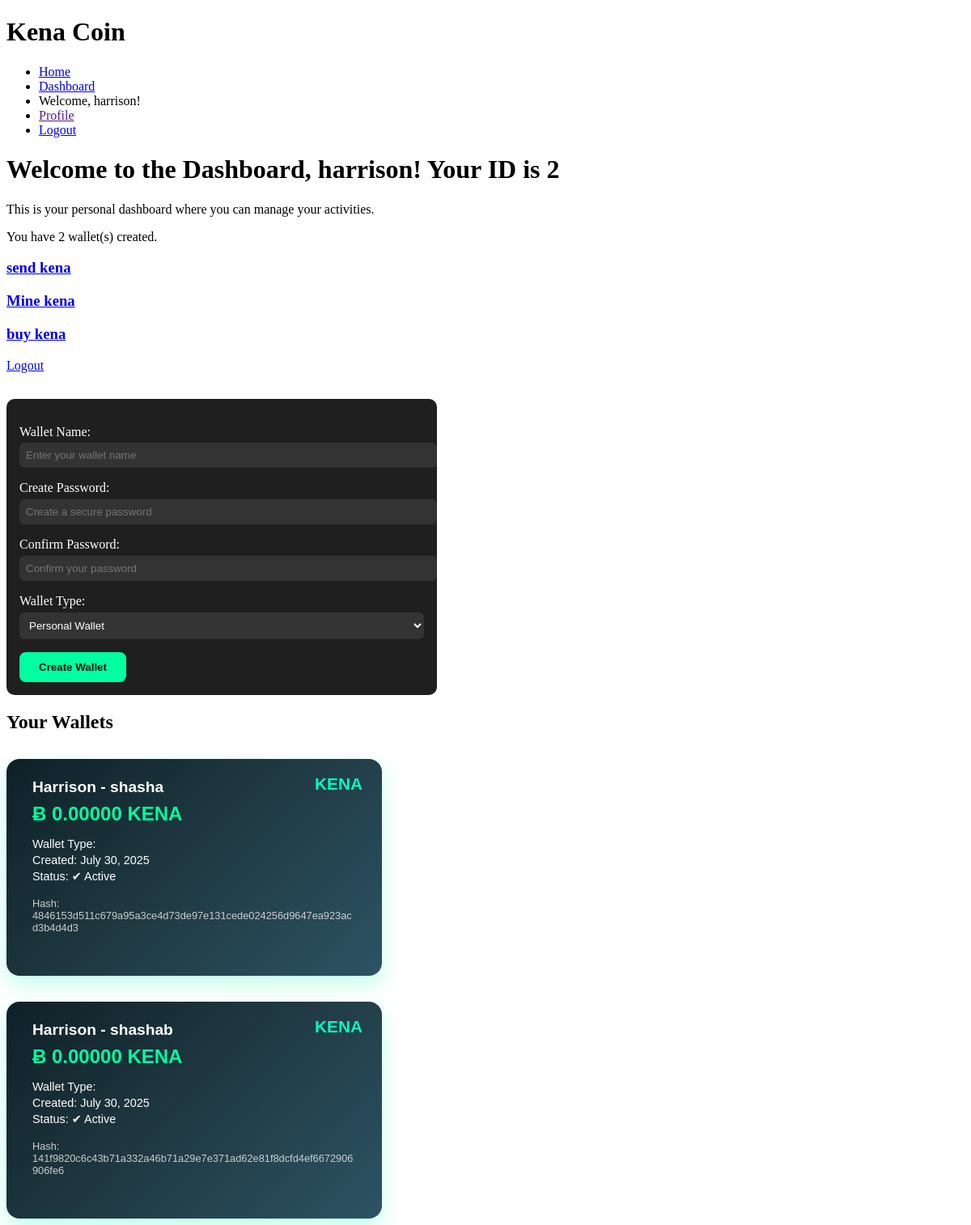
The app's page /dashboard/ (signed in) with its own data.
### coin/models.py (models this page shows, shortened)
class CustomUser(AbstractUser):
    private_key = models.TextField(unique=True, null=True, blank=True)
    public_key = models.TextField(unique=True, null=True, blank=True)
    flag = models.IntegerField(default=1)
    status = models.BooleanField(default=1)

class Wallet(models.Model):
    user = models.ForeignKey(settings.AUTH_USER_MODEL, on_delete=models.CASCADE)
    coin = models.ForeignKey(Coin, null=True, on_delete=models.CASCADE)
    name = models.CharField(max_length=200)
    amount = models.DecimalField(max_digits=20, decimal_places=5)
    value = models.DecimalField(max_digits=20, decimal_places=2)
    password = models.CharField(max_length=200, null=True, blank=True)
    wallettype = models.CharField(max_length=20, default='personal')
    hash = models.CharField(max_length=64, unique=True)
    flag = models.IntegerField(default=1)
    status = models.IntegerField(default=1)
    created_at = models.DateTimeField(auto_now_add=True)

### coin/views.py (the view)
# urls.py: path('dashboard/', views.dashboard, name='dashboard'),
def dashboard(request):
    if request.user.is_authenticated:
        user = request.user
        form = forms.WalletForm()
        if request.method == 'POST':
            form = forms.WalletForm(request.POST)
            if form.is_valid():
                name = form.cleaned_data['name']
                walletType = form.cleaned_data['walletType']
                password = make_password(form.cleaned_data['password'])
                data = {
                    "name": name,
                    "password": form.cleaned_data['password'],
                    "walletType": walletType,
                    "private_key": checkKey(user.private_key)
                }
                hasher = blockchain.CalculateHash(data)
                hash_value = hasher.calculate()
                wallet = Wallet(
                    user=request.user,
                    name=name,
                    amount= 0,  # Initial amount can be set to 0 or any other value
                    value= 0,  # Initial value can be set to 0 or any other value
                    hash=hash_value,
                    password=password,
                    wallettype=walletType,
                )
                wallet.save()
                return redirect('dashboard')
        else:
            form = forms.WalletForm()
            wallets = Wallet.objects.filter(user=request.user)
        return render(request, 'coin/dashboard.html', {'user': request.user, 'form': form, 'wallets': wallets})
    else:
        return redirect('login')

### coin/forms.py
class WalletForm(forms.Form):
    name = forms.CharField(label="Wallet Name", max_length=100, widget=forms.TextInput(attrs={
        'placeholder': 'Enter your wallet name',
        'required': True,
        'id': 'walletName'
    }))
    password = forms.CharField(label="Create Password", widget=forms.PasswordInput(attrs={
        'placeholder': 'Create a secure password',
        'required': True,
        'id': 'password'
    }))
    confirmPassword = forms.CharField(label="Confirm Password", widget=forms.PasswordInput(attrs={
        'placeholder': 'Confirm your password',
        'required': True,
        'id': 'confirmPassword'
    }))
    walletType = forms.ChoiceField(label="Wallet Type", choices=WALLET_CHOICES, widget=forms.Select(attrs={
        'required': True,
        'id': 'walletType'
    }))

### coin/templates/coin/dashboard.html (shortened to what this page needs)
{% extends 'coin/base.html' %}
{% block content %}
    <div class="container">
    <h1>Welcome to the Dashboard, {{ user.username }}! Your ID is {{ user.id }}</h1>
    <p>This is your personal dashboard where you can manage your activities.</p>
      {% if wallets %}
        <p>You have {{ wallets|length }} wallet(s) created.</p>
        <h3> <a href="{% url 'send_kena' %}"> send kena</a></h3>
        <h3> <a href="{% url 'mine_kena' %}"> Mine kena</a></h3>
        <h3> <a href="#">buy kena</a></h3>
      {% else %}
        <p>You have no wallets yet. Create one to start managing your KENA!</p>
      {% endif %}
    <p><a href="/logout">Logout</a></p>
    </div>
    <div class="form-container">
        <form action="" method="POST">
            <div class="form-group">
                {{ form.name.label_tag }}
                {{ form.name }}
            </div>
            <div class="form-group">
                {{ form.password.label_tag }}
                {{ form.password }}
            </div>
            <div class="form-group">
                {{ form.confirmPassword.label_tag }}
                {{ form.confirmPassword }}
            </div>
            <div class="form-group">
                {{ form.walletType.label_tag }}
                {{ form.walletType }}
            </div>
            <button type="submit" class="btn">Create Wallet</button>
        </form>
    </div>
    {% if wallets %}
        <h2>Your Wallets</h2>
        <div class="wallets-container">
            {% for wallet in wallets %}
                <div class="wallet-card">
                    <div class="logo">KENA</div>
                    <div class="wallet-owner">{{ wallet.user.username|title }} - {{ wallet.name}}</div>
                    <div class="wallet-balance">Ƀ {{ wallet.amount }} KENA</div>
                    <div class="wallet-details">
                        Wallet Type: {{ wallet.Wallettype }}<br />
                        Created: {{ wallet.created_at|date:"F j, Y" }}<br />
                        {% if wallet.status == 1 %}
                            Status: ✔ Active
                        {% else %}
                            Status: ✘ Inactive
                        {% endif %}
                    </div>
                    <div class="public-key">
                        Hash:<br />
                        {{ wallet.hash }}
                    </div>
                </div>
            {% endfor %}
        </div>
    {% else %}
        <p>No wallets found. Create a new wallet to get started!</p>
    {% endif %}
{% endblock %}

### coin/templates/coin/base.html (shortened to what this page needs)
<!DOCTYPE html>
<html lang="en">
<head>
</head>
<body>
     <div class="">
        <header>
            <h1>Kena Coin</h1>
            <nav>
                <ul>
                    <li><a href="{% url 'home' %}">Home</a></li>
                    <li><a href="{% url 'dashboard' %}">Dashboard</a></li>
                    {% if user.is_authenticated %}
                        <li>Welcome, {{ user.username }}!</li>
                        <li><a href="">Profile</a></li>
                        <li><a href="{% url 'logout' %}">Logout</a></li>
                    {% else %}
                        <li><a href="{% url 'login' %}">Login</a></li>
                        <li><a href="{% url 'register' %}">Register</a></li>
                    {% endif %}
                </ul>
            </nav>
        {% block content %}
        {% endblock %}
     </div>
</body>
</html>

### coin/templates/coin/base.html (style rules this page uses)
.wallet-card { background: linear-gradient(135deg, #0f2027, #203a43, #2c5364); color: #fff; width: 400px; height: 220px; border-radius: 16px; padding: 1.5rem 2rem; box-shadow: 0 10px 25px rgba(0, 255, 170, 0.25); font-family: 'Poppins', sans-serif; position: relative; margin-top: 2rem; }
.wallet-card .logo { position: absolute; top: 1.2rem; right: 1.5rem; font-size: 1.3rem; font-weight: bold; color: #00ffbf; }
.wallet-card .wallet-owner { font-size: 1.2rem; margin-bottom: 0.5rem; font-weight: 600; }
.wallet-card .wallet-balance { font-size: 1.5rem; margin: 0.5rem 0; color: #00ffa1; font-weight: bold; }
.wallet-card .wallet-details { font-size: 0.9rem; line-height: 1.4; margin-top: 0.8rem; }
.wallet-card .public-key { font-size: 0.8rem; word-break: break-word; margin-top: 1rem; color: #ccc; }
.form-container { margin-top: 2rem; padding: 1rem; background: #1f1f1f; border-radius: 10px; color: #fff; max-width: 500px; }
.form-group label { display: block; margin-top: 1rem; margin-bottom: 0.3rem; }
.form-group input, .form-group select { width: 100%; padding: 0.5rem; border-radius: 6px; border: none; background: #333; color: white; }
.btn { margin-top: 1rem; padding: 0.7rem 1.5rem; background: #00ffa1; border: none; border-radius: 8px; font-weight: bold; cursor: pointer; color: #111; }

### records on screen
CustomUser: username "harrison", id "2"
Wallet: user.username "Harrison", name "shasha", amount "0.00000", created_at "July 30, 2025", status "Status: ✔ Active", hash "4846153d511c679a95a3ce4d73de97e131cede024256d9647ea923acd3b4d4d3"
Wallet: user.username "Harrison", name "shashab", amount "0.00000", created_at "July 30, 2025", status "Status: ✔ Active", hash "141f9820c6c43b71a332a46b71a29e7e371ad62e81f8dcfd4ef6672906906fe6"

### other values on screen
{{ wallets|length }} "2"
